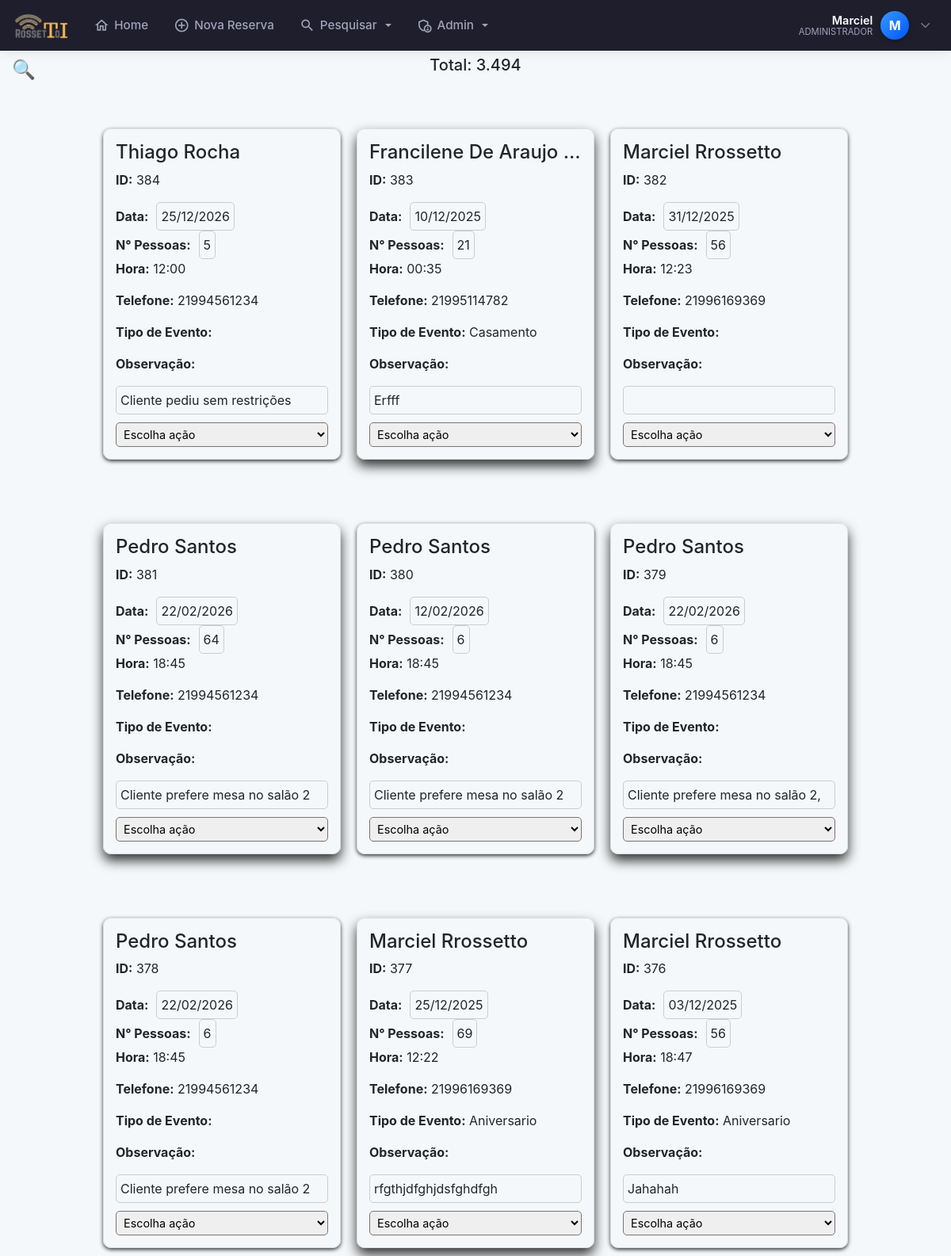
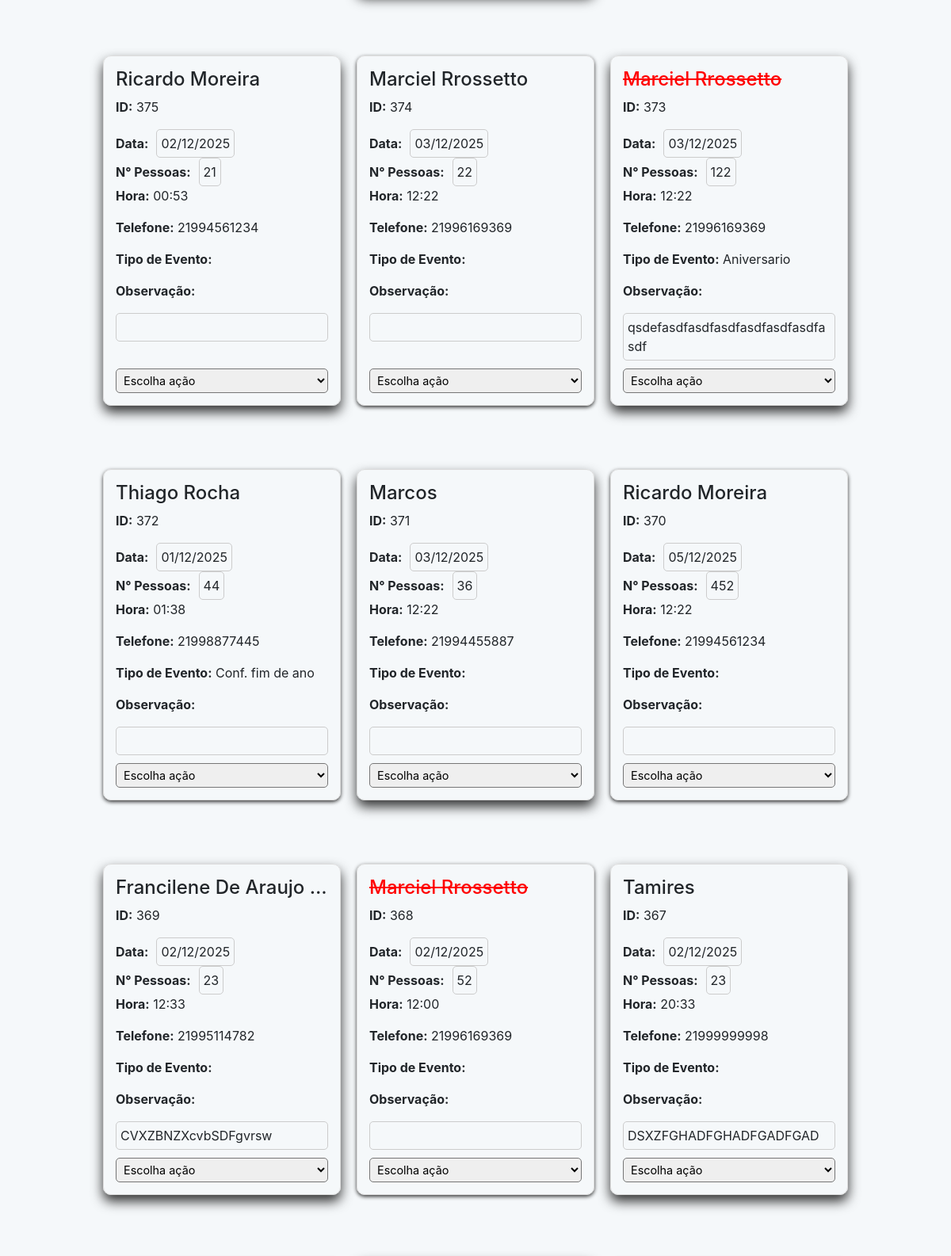
/pesquisaCard.php (signed in, upper part), run on the app's committed database (2 pictures, top to bottom).
### tables this page shows
CREATE TABLE `clientes` (
  `id` int(11) NOT NULL AUTO_INCREMENT,
  `nome` varchar(100) NOT NULL,
  `data` date NOT NULL,
  `num_pessoas` int(11) NOT NULL,
  `horario` time NOT NULL,
  `telefone` varchar(255) DEFAULT NULL,
  `telefone2` varchar(255) DEFAULT NULL,
  `tipo_evento` varchar(50) NOT NULL,
  `forma_pagamento` varchar(50) NOT NULL,
  `valor_rodizio` int(11) DEFAULT NULL,
  `num_mesa` varchar(255) DEFAULT NULL,
  `observacoes` varchar(300) NOT NULL,
  `obsCliente` varchar(255) DEFAULT NULL,
  `data_emissao` datetime NOT NULL DEFAULT current_timestamp(),
  `status` tinyint(1) DEFAULT 1,
  `confirmado` tinyint(1) DEFAULT 0,
  `usuario_id` int(11) DEFAULT NULL,
  `motivo_cancelamento` varchar(255) DEFAULT NULL,
  PRIMARY KEY (`id`)
);

### pesquisaCard.php (the view, shortened to what this page needs)
<?php
require 'config.php';
require 'cabecalho.php';
function criarFiltros($data_inicio, $data_fim, $hora_inicio, $hora_fim, $busca)
{
    $filtros = [];
    return $filtros ? 'WHERE ' . implode(' AND ', $filtros) : '';
}
function formatarNumeroBrasileiro($numero)
{
    return number_format($numero, 0, ',', '.');
}
function exibirReservas($sql)
{
    $i = 0;
    if ($sql->rowCount() > 0) {
        foreach ($sql->fetchAll() as $reserva) {
            $i++;
            $nome = ucwords(strtolower(htmlspecialchars($reserva['nome'])));
            $status_class = $reserva['status'] == 0 ? 'color: red; text-decoration: line-through;' : '';
            $sombra = $i % 2 === 0 ? '0 8px 15px rgba(0, 0, 0, 0.8)' : '0 2px 5px rgba(0, 0, 0, 0.8)';
            ?>
            <div
                style="border: 1px solid #ddd;margin-top: 60px; border-radius: 10px; padding: 15px; width: 300px; box-shadow: <?= $sombra; ?>; display: flex; flex-direction: column; justify-content: space-between;">
                <div>
                    <h4 style="<?= $status_class; ?> white-space: nowrap; overflow: hidden; text-overflow: ellipsis;"
                        title="<?= htmlspecialchars($reserva['nome']); ?>">
                        <?= htmlspecialchars($nome); ?>
                    </h4>
                    <p><strong>ID:</strong> <?= htmlspecialchars($reserva['id']); ?></p>
                    <div style="display: flex; align-items: center; gap: 10px;">
    <p style="margin: 0;"><strong>Data:</strong></p>
    <div
        contenteditable="true"
        onblur="salvarData(<?= $reserva['id']; ?>, this.innerText)"
        style="max-width: 150px; padding: 5px; border: 1px solid #ccc; border-radius: 5px; text-align: center;">
        <?= date('d/m/Y', strtotime($reserva['data'])); ?>
    </div>
</div>
<div style="display: flex; align-items: center; gap: 10px;">
    <p style="margin: 0;"><strong>N° Pessoas:</strong></p>
    <div
        contenteditable="true"
        onblur="salvarNumPessoas(<?= $reserva['id']; ?>, this.innerText)"
        style="max-width: 100px; padding: 5px; border: 1px solid #ccc; border-radius: 5px; text-align: center;">
        <?= formatarNumeroBrasileiro($reserva['num_pessoas']); ?>
    </div>
</div>
                    <p><strong>Hora:</strong> <?= htmlspecialchars(substr($reserva['horario'], 0,
                    5)); ?></p>
                    <p><strong>Telefone:</strong> <?= htmlspecialchars($reserva['telefone']); ?></p>
                    <p><strong>Tipo de Evento:</strong> <?= htmlspecialchars($reserva['tipo_evento']); ?></p>
                    <p><strong>Observação:</strong></p>
                    <div
                        contenteditable="true"
                        onblur="salvarObservacao(<?= $reserva['id']; ?>, this.innerText)"
                        style="max-height: 100px; overflow-y: auto; padding: 5px; border: 1px solid #ccc; border-radius: 5px;">
                        <?= nl2br(htmlspecialchars($reserva['observacoes'])); ?>
                    </div>
                </div>
                <div style="margin-top: 10px;">
                    <select onchange="window.location.href=this.value"
                        style="width: 100%; padding: 5px; font-size: 0.9rem; border-radius: 5px;">
                        <option value='' disabled selected>Escolha ação</option>
                    </select>
                </div>
            </div>
            <?php
        }
    } else {
        echo "<p style='text-align: center;'>Nenhuma reserva encontrada.</p>";
    }
}
$data_inicio = $_POST['data_inicio'] ?? '';
$data_fim = $_POST['data_fim'] ?? '';
$hora_inicio = $_POST['hora_inicio'] ?? '';
$hora_fim = $_POST['hora_fim'] ?? '';
$busca = $_POST['busca'] ?? '';
$filtros = criarFiltros($data_inicio, $data_fim, $hora_inicio, $hora_fim, $busca);
$query = "SELECT * FROM clientes $filtros ORDER BY id DESC";
$sql = $pdo->query($query);
$total_pessoas_query = "SELECT SUM(num_pessoas) as total FROM clientes $filtros";
$total_pessoas = $pdo->query($total_pessoas_query)->fetch()['total'] ?? 0;
$total_pessoas_formatado = formatarNumeroBrasileiro($total_pessoas);
?>
<div id="searchIcon" style="position: fixed; top: 20px; left: 15px; cursor: pointer; font-size: 24px; z-index: 1000;margin-top:50px;">
    🔍
</div>
    <h5 style="text-align: center;">Total: <?= $total_pessoas_formatado; ?></h5>
    <div style="display: flex; flex-wrap: wrap; gap: 20px; justify-content: center;">
        <?php exibirReservas($sql); ?>
    </div>

### cabecalho.php (shortened to what this page needs)
<?php
require 'config.php';
$nome_usuario = "Visitante";
$status = null;
$letra_avatar = "U";
if (isset($_SESSION['mmnlogin'])) {
    $user_id = $_SESSION['mmnlogin'];
    try {
        $sql = $pdo->prepare("SELECT nome, status, email FROM login WHERE id = :id");
        $sql->bindValue(':id', $user_id);
        $sql->execute();
        if ($sql->rowCount() > 0) {
            $usuario = $sql->fetch(PDO::FETCH_ASSOC);
            $nome_completo = ucwords(strtolower($usuario['nome']));
            $partes_nome = explode(' ', $nome_completo);
            $nome_usuario = $partes_nome[0];
            $status = $usuario['status'];
            $letra_avatar = strtoupper(substr($nome_usuario, 0, 1));
        }
    } catch (PDOException $e) {
    }
}
?>
<!DOCTYPE html>
<html lang="pt-br">
<head>
    <link rel="stylesheet" href="https://cdn.jsdelivr.net/npm/bootstrap@4.6.2/dist/css/bootstrap.min.css">
    <link rel="stylesheet" href="https://cdnjs.cloudflare.com/ajax/libs/font-awesome/6.5.0/css/all.min.css">
</head>
<body>
<nav class="navbar navbar-expand-lg navbar-dark fixed-top navbar-custom">
    <a class="navbar-brand mr-auto" href="index.php">
        <img src="./rossetto28.png" alt="Logo">
    </a>
    <div class="collapse navbar-collapse" id="menuPrincipal">
        <ul class="navbar-nav mr-auto ml-3">
            <li class="nav-item">
                <a class="nav-link" href="index.php">
                    <i class="material-icons-outlined">home</i> Home
                </a>
            </li>
            <li class="nav-item">
                <a class="nav-link" href="adicionar_reserva.php">
                    <i class="material-icons-outlined">add_circle_outline</i> Nova Reserva
                </a>
            </li>
            <li class="nav-item dropdown">
                <a class="nav-link dropdown-toggle" href="#" id="dropPesquisa" data-toggle="dropdown" aria-haspopup="true" aria-expanded="false">
                    <i class="material-icons-outlined">search</i> Pesquisar
                </a>
            </li>
            <?php if ($status == 1): ?>
            <li class="nav-item dropdown">
                <a class="nav-link dropdown-toggle" href="#" id="dropAdmin" data-toggle="dropdown" aria-haspopup="true" aria-expanded="false">
                    <i class="material-icons-outlined">admin_panel_settings</i> Admin
                </a>
            </li>
            <?php endif; ?>
        </ul>
        <ul class="navbar-nav d-none d-lg-flex align-items-center">
            <li class="nav-item dropdown">
                <div class="user-profile-widget" data-toggle="dropdown" aria-haspopup="true" aria-expanded="false">
                    <div class="user-info text-right">
                        <span class="user-name"><?= htmlspecialchars($nome_usuario) ?></span>
                        <span class="user-role"><?= ($status == 1) ? 'Administrador' : 'Colaborador' ?></span>
                    </div>
                    <div class="user-avatar">
                        <?= $letra_avatar ?>
                    </div>
                    <i class="fas fa-chevron-down text-muted ml-1" style="font-size: 0.8rem;"></i>
                </div>
            </li>
        </ul>
    </div>
</nav>
</body>
</html>

### cabecalho.php (style rules this page uses)
:root { --primary-bg: #1e1e2d; --active-color: #3699ff; --text-color: #a2a3b7; --text-hover: #ffffff; }
body { padding-top: 70px; background-color: #f5f8fa; }
.navbar-custom { background-color: var(--primary-bg); box-shadow: 0 0 15px rgba(0,0,0,0.1); padding: 0.5rem 1rem; }
.navbar-brand img { height: 35px; transition: transform 0.2s; }
.navbar-dark .navbar-nav .nav-link { color: var(--text-color); font-weight: 500; font-size: 0.95rem; display: flex; align-items: center; gap: 6px; padding: 0.8rem 1rem; border-radius: 6px; transition: all 0.2s ease; }
.material-icons-outlined { font-size: 20px; }
.user-profile-widget { cursor: pointer; padding: 5px 10px; border-radius: 50px; transition: background 0.2s; display: flex; align-items: center; gap: 10px; }
.user-avatar { width: 36px; height: 36px; background: linear-gradient(135deg, #3699ff, #0055ff); color: white; border-radius: 50%; display: flex; align-items: center; justify-content: center; font-weight: 700; font-size: 16px; box-shadow: 0 3px 6px rgba(0,0,0,0.2); }
.user-info { display: flex; flex-direction: column; line-height: 1.1; }
.user-name { color: white; font-weight: 600; font-size: 0.9rem; }
.user-role { color: var(--text-color); font-size: 0.7rem; text-transform: uppercase; }

### data on the page
clientes: nome "Thiago Rocha", id "384", data "25/12/2026", num_pessoas "5", horario "12:00", telefone "21994561234", observacoes "Cliente pediu sem restrições"
clientes: nome "Francilene De Araujo…", id "383", data "10/12/2025", num_pessoas "21", horario "00:35", telefone "21995114782", tipo_evento "Casamento", observacoes "Erfff"
clientes: nome "Marciel Rrossetto", id "382", data "31/12/2025", num_pessoas "56", horario "12:23", telefone "21996169369"
clientes: nome "Pedro Santos", id "381", data "22/02/2026", num_pessoas "64", horario "18:45", telefone "21994561234", observacoes "Cliente prefere mesa no salão 2"
clientes: nome "Pedro Santos", id "380", data "12/02/2026", num_pessoas "6", horario "18:45", telefone "21994561234", observacoes "Cliente prefere mesa no salão 2"
clientes: nome "Pedro Santos", id "379", data "22/02/2026", num_pessoas "6", horario "18:45", telefone "21994561234", observacoes "Cliente prefere mesa no salão 2,"
clientes: nome "Pedro Santos", id "378", data "22/02/2026", num_pessoas "6", horario "18:45", telefone "21994561234", observacoes "Cliente prefere mesa no salão 2"
clientes: nome "Marciel Rrossetto", id "377", data "25/12/2025", num_pessoas "69", horario "12:22", telefone "21996169369", tipo_evento "Aniversario", observacoes "rfgthjdfghjdsfghdfgh"
clientes: nome "Marciel Rrossetto", id "376", data "03/12/2025", num_pessoas "56", horario "18:47", telefone "21996169369", tipo_evento "Aniversario", observacoes "Jahahah"
clientes: nome "Ricardo Moreira", id "375", data "02/12/2025", num_pessoas "21", horario "00:53", telefone "21994561234"
clientes: nome "Marciel Rrossetto", id "374", data "03/12/2025", num_pessoas "22", horario "12:22", telefone "21996169369"
clientes: nome "Marciel Rrossetto", id "373", data "03/12/2025", num_pessoas "122", horario "12:22", telefone "21996169369", tipo_evento "Aniversario", observacoes "qsdefasdfasdfasdfasdfasdfasdfasdf"
clientes: nome "Thiago Rocha", id "372", data "01/12/2025", num_pessoas "44", horario "01:38", telefone "21998877445", tipo_evento "Conf. fim de ano"
clientes: nome "Marcos", id "371", data "03/12/2025", num_pessoas "36", horario "12:22", telefone "21994455887"
clientes: nome "Ricardo Moreira", id "370", data "05/12/2025", num_pessoas "452", horario "12:22", telefone "21994561234"
clientes: nome "Francilene De Araujo…", id "369", data "02/12/2025", num_pessoas "23", horario "12:33", telefone "21995114782", observacoes "CVXZBNZXcvbSDFgvrsw"
clientes: nome "Marciel Rrossetto", id "368", data "02/12/2025", num_pessoas "52", horario "12:00", telefone "21996169369"
clientes: nome "Tamires", id "367", data "02/12/2025", num_pessoas "23", horario "20:33", telefone "21999999998", observacoes "DSXZFGHADFGHADFGADFGAD"

### other printed values
$nome_usuario "Marciel"
$letra_avatar "M"
$total_pessoas_formatado "3.494"
